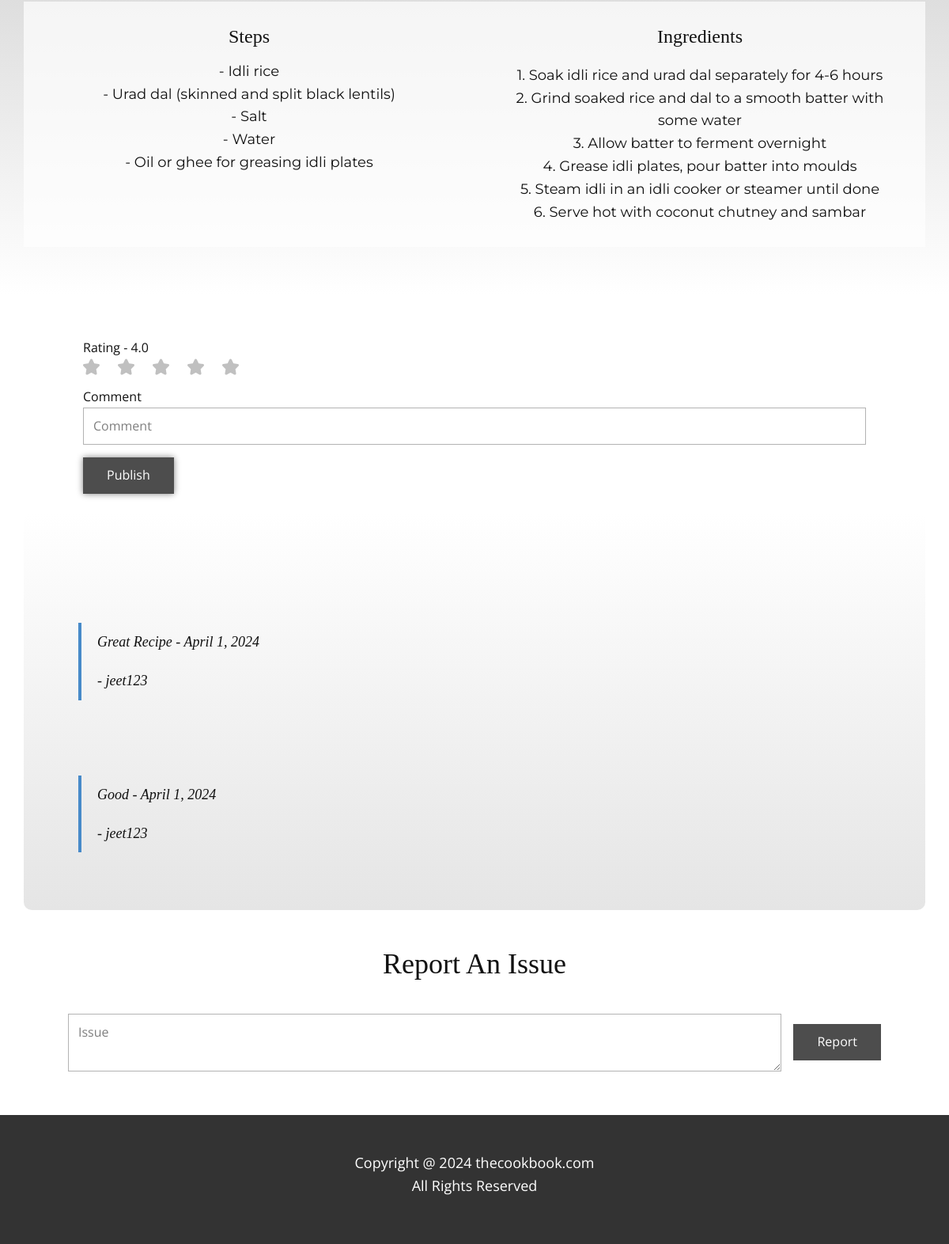
Before: /vrecipe/2/ (signed in, lower part) with the older database file.
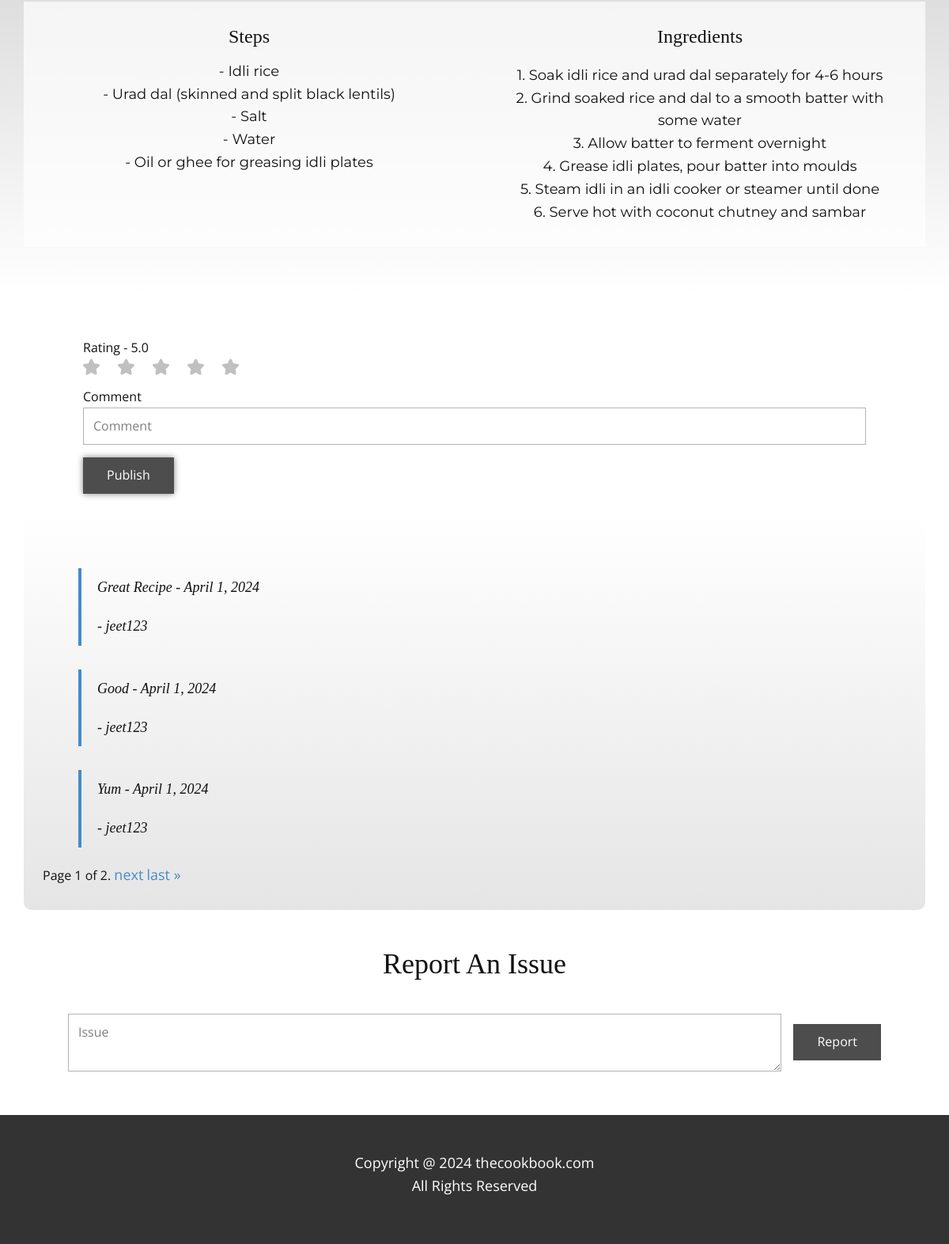
After: the same page with the newer database file.
### TCB/models.py (models this page shows)
class Recipe(models.Model):
    recipe_id = models.AutoField(primary_key=True)
    user = models.ForeignKey(User, on_delete=models.CASCADE)
    recipe_name = models.CharField(max_length=100)
    recipe_image = models.ImageField(upload_to='static/recipe_images/')
    recipe_steps = models.TextField()
    ingredients = models.TextField()
    cooking_time = models.CharField(max_length=100)
    serving = models.IntegerField()
    cuisine = models.ForeignKey(Cuisine, on_delete=models.CASCADE)
    category = models.ForeignKey(Category, on_delete=models.CASCADE)
    rating = models.FloatField(default=0)
    count = models.IntegerField(default=0)
    veg = models.BooleanField()

class Comment(models.Model):
    user = models.ForeignKey(User, on_delete=models.CASCADE)
    recipe = models.ForeignKey(Recipe, on_delete=models.CASCADE)
    comment = models.TextField()
    date = models.DateField(auto_now_add=True)
    class Meta:
        ordering = ['-date']

### TCB/views.py (the view)
# urls.py: path('vrecipe/<int:recipe_id>/',views.vrecipe,name="vrecipe"),
@login_required(login_url='/login')
def vrecipe(request,recipe_id):
    recipe = get_object_or_404(Recipe, recipe_id=recipe_id)
    user = request.user
    comment = Comment.objects.filter(user=user,recipe=recipe).first()
    all_comments = Comment.objects.filter(recipe=recipe)
    paginator = Paginator(all_comments,3)
    page_number = request.GET.get('page')
    try:
        comments = paginator.page(page_number)
    except PageNotAnInteger:
        comments = paginator.page(1)
    except EmptyPage:
        comments = paginator.page(paginator.num_pages)
    context={
        'recipe' : recipe,
        'comment' : comment,
        'comments' : comments,
    }
    return render(request,"vrecipe.html",context)

### templates/vrecipe.html (shortened to what the changed rows need)
{% load static %}
<!DOCTYPE html>
<html style="font-size: 16px;" lang="en">
  <head>
    <link rel="stylesheet" href="{% static 'nicepage.css' %}" media="screen" />
    <link rel="stylesheet" href="{% static 'vrecipe.css' %}" media="screen" />
  </head>
  <body data-path-to-root="./" data-include-products="false" class="u-body u-xl-mode" data-lang="en">
    <section class="u-clearfix u-gradient u-section-2" id="sec-dddb">
      <div class="u-clearfix u-sheet u-valign-middle u-sheet-1">
        <div class="data-layout-selected u-clearfix u-expanded-width u-layout-wrap u-layout-wrap-1">
          <div class="u-layout">
            <div class="u-layout-row">
              <div class="u-container-style u-layout-cell u-opacity u-opacity-70 u-size-30 u-white u-layout-cell-1">
                <div class="u-container-layout u-container-layout-1">
                  <h4 class="u-align-center u-custom-font u-font-merriweather u-text u-text-default u-text-1">Steps</h4>
                  <p class="u-align-center u-custom-font u-font-montserrat u-text u-text-2">
                    {{recipe.recipe_steps|linebreaksbr}}
                  </p>
                </div>
              </div>
              <div class="u-container-style u-layout-cell u-opacity u-opacity-70 u-size-30 u-white u-layout-cell-2">
                <div class="u-container-layout u-container-layout-2">
                  <h4 class="u-align-center u-custom-font u-font-merriweather u-text u-text-default u-text-3">Ingredients</h4>
                  <p class="u-align-center u-custom-font u-font-montserrat u-text u-text-4">
                    {{recipe.ingredients|linebreaksbr}}
                  </p>
                </div>
              </div>
            </div>
          </div>
        </div>
      </div>
    </section>
    <form action="comment" method="post">
    <section class="u-align-center u-clearfix u-section-3" id="sec-1959">
      <div class="u-clearfix u-sheet u-valign-middle-xs u-sheet-1">
        <div class="u-align-center-xs u-form u-form-1">
          <form action="comment" class="u-clearfix u-form-spacing-15 u-form-vertical u-inner-form" style="padding: 15px" source="email" method="post">
            <div redirect="true" class="u-clearfix u-form-spacing-15 u-form-vertical u-inner-form" style="padding: 15px" source="email">
            <div class="u-form-group u-form-rating u-form-group-1">
              <label for="form-rating-7e22" class="u-label">Rating - {{recipe.rating}}</label>
              <div class="u-rating-icons u-spacing-23" id="rating-div">
                <span class="u-form-rating-item u-passive-icon u-text-grey-25 u-passive-icon-1">
                </span>
                <span class="u-form-rating-item u-passive-icon u-text-grey-25 u-passive-icon-2">
                </span>
                <span class="u-form-rating-item u-passive-icon u-text-grey-25 u-passive-icon-3">
                </span>
                <span class="u-form-rating-item u-passive-icon u-text-grey-25 u-passive-icon-4">
                </span>
                <span class="u-form-rating-item u-passive-icon u-text-grey-25 u-passive-icon-5">
                </span>
              </div>
            </div>
            </div>
          </form>
        </div>
        <div class="u-container-style u-expanded-width u-gradient u-group u-radius u-shape-round u-group-1">
          <div class="u-container-layout u-valign-bottom-lg u-valign-bottom-md u-valign-bottom-sm u-valign-bottom-xl u-container-layout-1">
            <div class="u-expanded-width-xs u-list u-list-1">
              <div id="comments-section" class="u-repeater u-repeater-1">
                {% for x in comments %}
                <div class="u-container-style u-list-item u-repeater-item">
                  <div class="u-container-layout u-similar-container u-valign-middle u-container-layout-3">
                    <blockquote class="u-custom-font u-font-merriweather u-text u-text-default u-text-2">{{ x.comment }} - {{ x.date }}
                      <p class="u-text u-custom-font u-font-merriweather u-text-default u-text-5"> - {{x.user.username}}</p>
                    </blockquote>
                  </div>
                </div>
                {% endfor %}
                {% if comments.has_other_pages %}
                <div class="pagination">
                    <span class="step-links">
                        <span class="current">
                            Page {{ comments.number }} of {{ comments.paginator.num_pages }}.
                        </span>
                        {% if comments.has_next %}
                            <a href="?page={{ comments.next_page_number }}">next</a>
                            <a href="?page={{ comments.paginator.num_pages }}">last &raquo;</a>
                        {% endif %}
                    </span>
                </div>
                {% endif %}
              </div>
            </div>
          </div>
        </div>
      </div>
    </section>
    </form>
  </body>
</html>

Changed rows visible on the page:
changed Recipe: rating "4.0" → "5.0"
added Comment: comment "Yum", date "April 1, 2024", user.username "jeet123"
Other visible differences:
{{ comments.number }}: (not shown) → "1"
{{ comments.paginator.num_pages }}: (not shown) → "2"
text now shown: "Page of . next last »"
